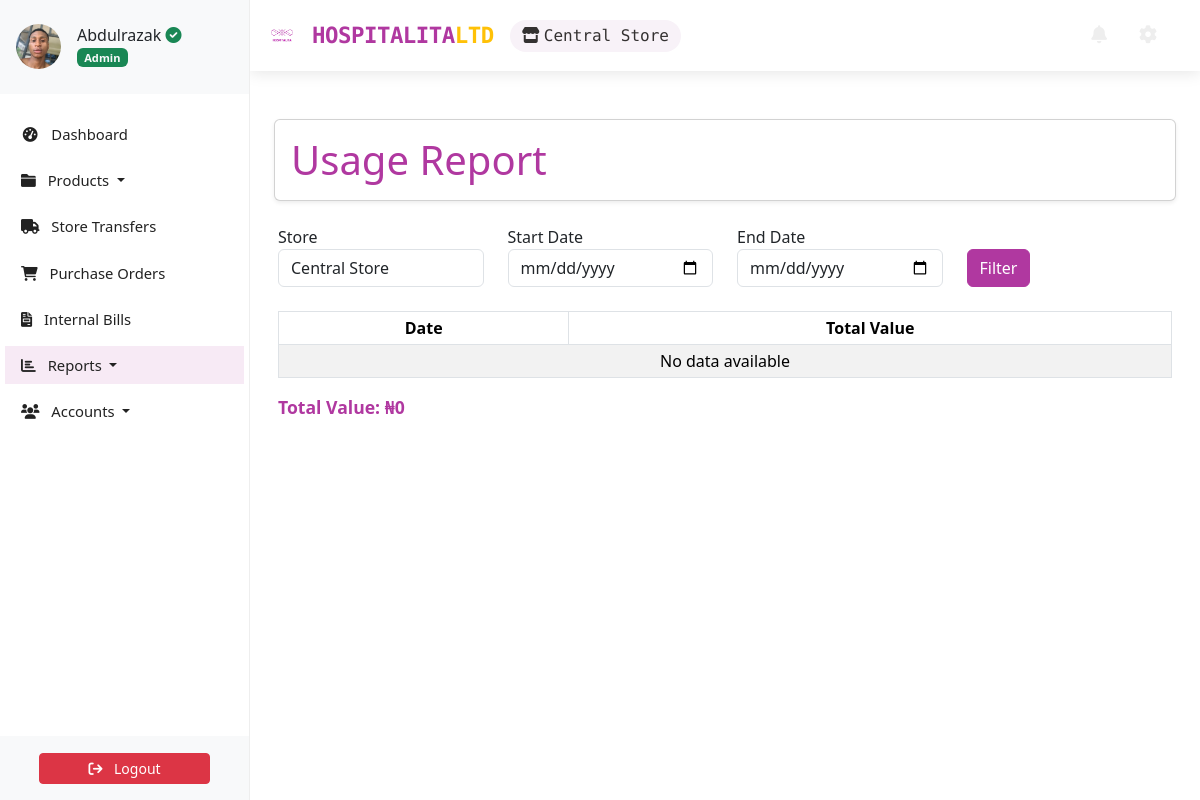
Before: /reports/usage/ (signed in) with the older database file.
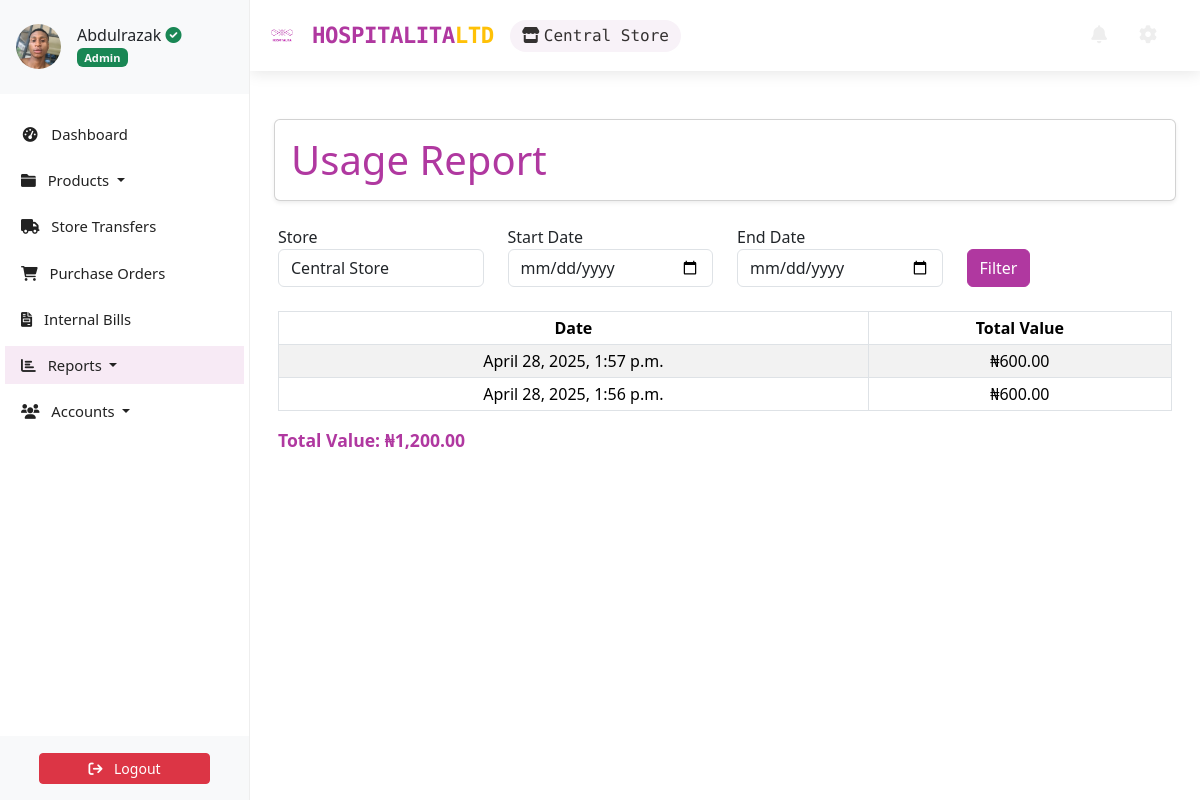
After: the same page with the newer database file.
### bills/models.py (models this page shows, shortened)
class InternalUsage(models.Model):
    user = models.ForeignKey(settings.AUTH_USER_MODEL, on_delete=models.CASCADE)
    date = models.DateTimeField(auto_now_add=True)
    store = models.ForeignKey(Store, on_delete=models.CASCADE)
    description = models.CharField(max_length=255, blank=True, null=True)
    slug = models.SlugField(unique=True, blank=True)
    @property
    def total_value(self):
        return sum(detail.total_price for detail in self.details.all())

class UsageDetail(models.Model):
    usage = models.ForeignKey(InternalUsage, on_delete=models.CASCADE, related_name='details')
    item = models.ForeignKey(Item, on_delete=models.CASCADE)
    quantity = models.PositiveIntegerField()
    price_per_item = models.DecimalField(max_digits=10, decimal_places=2)
    total_price = models.DecimalField(max_digits=10, decimal_places=2)

### store/views.py (the view)
# urls.py: path('reports/usage/', views.UsageReportView.as_view(), name='usage_report'),
class UsageReportView(LoginRequiredMixin, ListView):
    model = InternalUsage
    template_name = 'store/usage_report.html'
    context_object_name = 'usages'
    paginate_by = 15
    def get_queryset(self):
        qs = super().get_queryset()
        store_id = self.request.GET.get('store')
        if self.request.user.is_superuser:
            if store_id:
                qs = qs.filter(store_id=store_id)
            else:
                central_store = Store.objects.get(central=True)
                qs = qs.filter(store=central_store)
        else:
            qs = qs.filter(store=self.request.user.store)
        start_date = self.request.GET.get('start_date')
        end_date = self.request.GET.get('end_date')
        if start_date and end_date:
            qs = qs.filter(date__date__range=[start_date, end_date])
        return qs.order_by('-date')
    def get_context_data(self, **kwargs):
        context = super().get_context_data(**kwargs)
        if self.request.user.is_superuser:
            context['stores'] = Store.objects.all()
            store_id = self.request.GET.get('store')
            if store_id:
                context['selected_store'] = store_id
            else:
                central_store = Store.objects.get(central=True)
                context['selected_store'] = central_store.id
        context['total_value'] = sum(usage.total_value for usage in self.get_queryset())
        return context

### store/context_processors.py (called while the page is built)
def unread_alerts_count(request):
    if request.user.is_authenticated:
        current_store = request.user.store
        count = StockAlert.objects.filter(store_inventory__store=current_store, is_read=False).count()
        return {'unread_alerts_count': count}
    return {'unread_alerts_count': 0}

### store/templates/store/usage_report.html (shortened to what this page needs)
{% extends "store/base.html" %}
{% block content %}
<div class="container my-4">
    <div class="card shadow-sm rounded p-3">
        <div class="row align-items-center">
            <div class="col-md-6">
                <h4 class="display-6 mb-0 text-brand">Usage Report</h4>
            </div>
        </div>
    </div>
</div>
<div class="container px-3">
    <form method="get" class="mb-4">
        <div class="row">
            {% if request.user.is_superuser %}
            <div class="col-md-3">
                <label>Store</label>
                <select name="store" class="form-control">
                    {% for store in stores %}
                    <option value="{{ store.id }}" {% if selected_store == store.id|stringformat:"s" %}selected{% endif %}>{{ store.name }}</option>
                    {% endfor %}
                </select>
            </div>
            {% endif %}
            <div class="col-md-3">
                <label>Start Date</label>
                <input type="date" name="start_date" class="form-control" value="{{ request.GET.start_date }}">
            </div>
            <div class="col-md-3">
                <label>End Date</label>
                <input type="date" name="end_date" class="form-control" value="{{ request.GET.end_date }}">
            </div>
            <div class="col-md-3 align-self-end">
                <button type="submit" class="btn btn-brand">Filter</button>
            </div>
        </div>
    </form>
    <table class="table table-bordered table-striped table-hover table-sm">
        <thead class="thead-light">
            <tr>
                <th>Date</th>
                <th>Total Value</th>
            </tr>
        </thead>
        <tbody>
            {% for usage in usages %}
            <tr>
                <td>{{ usage.date }}</td>
                <td>₦{{ usage.total_value }}</td>
            </tr>
            {% empty %}
            <tr><td colspan="2">No data available</td></tr>
            {% endfor %}
        </tbody>
    </table>
    <p class="total-value">Total Value: ₦{{ total_value }}</p>
</div>
{% endblock %}

Changed rows visible on the page:
added InternalUsage: date "April 28, 2025, 1:57 p.m.", total_value "600.00"
added InternalUsage: date "April 28, 2025, 1:56 p.m.", total_value "600.00"
Other visible differences:
{{ total_value }}: "0" → "1,200.00"
text no longer shown: "No data available"
